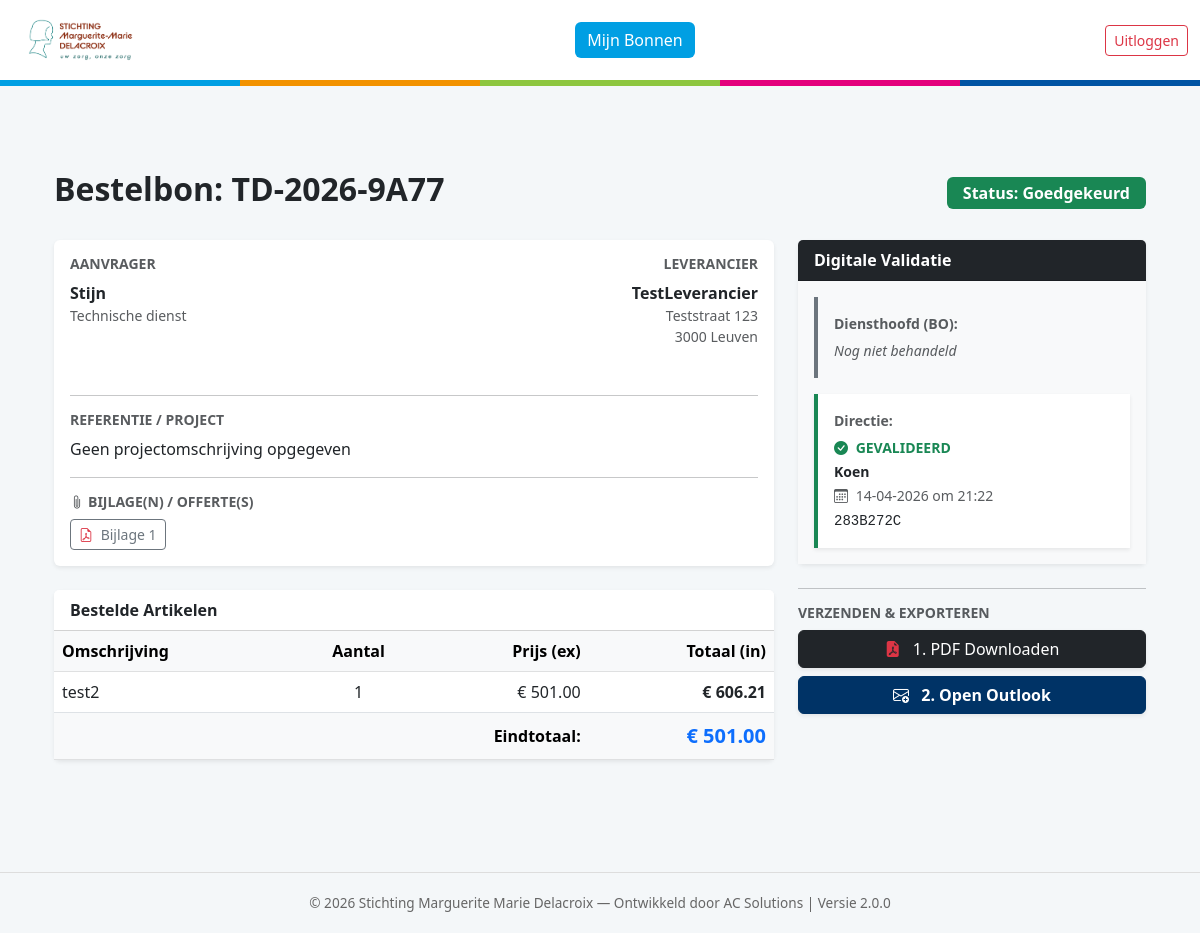
/order/2 (signed in), run on the app's committed database.
### models.py (models this page shows)
class Order(db.Model):
    id = db.Column(db.Integer, primary_key=True)
    order_number = db.Column(db.String(50), unique=True)
    created_at = db.Column(db.DateTime, default=datetime.utcnow)
    status = db.Column(db.String(30), default='Concept')
    reference = db.Column(db.String(200))
    total_amount = db.Column(db.Float, default=0.0)
    user_id = db.Column(db.Integer, db.ForeignKey('user.id'))
    supplier_id = db.Column(db.Integer, db.ForeignKey('supplier.id'))
    attachment_filename = db.Column(db.String(255))
    rejection_reason = db.Column(db.Text)
    notify_on_update = db.Column(db.Boolean, default=True)
    notification_type = db.Column(db.String(20), default='Final')
    bo_approval_code = db.Column(db.String(50))
    bo_approval_date = db.Column(db.DateTime)
    bo_name = db.Column(db.String(100))
    dir_approval_code = db.Column(db.String(50))
    dir_approval_date = db.Column(db.DateTime)
    dir_name = db.Column(db.String(100))
    supplier = db.relationship('Supplier', backref='orders', lazy=True)
    lines = db.relationship('OrderLine', backref='order', lazy=True)
    attachments = db.relationship('Attachment', backref='order', lazy=True)

class User(db.Model, UserMixin):
    id = db.Column(db.Integer, primary_key=True)
    username = db.Column(db.String(50), unique=True, nullable=False)
    email = db.Column(db.String(100), unique=True)
    password = db.Column(db.String(100), nullable=False)
    role = db.Column(db.String(20), nullable=False)
    department_id = db.Column(db.Integer, db.ForeignKey('department.id'))
    department_code = db.Column(db.String(5))
    is_active = db.Column(db.Boolean, default=True)
    min_attachment_limit = db.Column(db.Float, default=500.0)
    max_bo_limit = db.Column(db.Float, default=1000.0)
    auto_approve_limit = db.Column(db.Float, default=50.0)
    approver_id = db.Column(db.Integer, db.ForeignKey('user.id'))
    dark_mode = db.Column(db.Boolean, default=False)
    email_notification_freq = db.Column(db.String(20), default='Direct')
    digest_time = db.Column(db.String(5), default='08:00')
    orders = db.relationship('Order', backref='user', lazy=True)

class Department(db.Model):
    id = db.Column(db.Integer, primary_key=True)
    name = db.Column(db.String(100), nullable=False)
    code = db.Column(db.String(10), unique=True, nullable=False)
    director_id = db.Column(db.Integer, db.ForeignKey('user.id'))
    members = db.relationship('User', backref='department', lazy=True, foreign_keys='User.department_id')
    director = db.relationship('User', foreign_keys=[director_id])

class Supplier(db.Model):
    id = db.Column(db.Integer, primary_key=True)
    name = db.Column(db.String(100), unique=True, nullable=False)
    street = db.Column(db.String(100))
    house_number = db.Column(db.String(10))
    zip_code = db.Column(db.String(20))
    city = db.Column(db.String(100))
    country = db.Column(db.String(100), default="België")
    vat_number = db.Column(db.String(20))
    email = db.Column(db.String(120), nullable=True)

class Attachment(db.Model):
    id = db.Column(db.Integer, primary_key=True)
    order_id = db.Column(db.Integer, db.ForeignKey('order.id'))
    filename = db.Column(db.String(255))

class OrderLine(db.Model):
    id = db.Column(db.Integer, primary_key=True)
    order_id = db.Column(db.Integer, db.ForeignKey('order.id'))
    product_code = db.Column(db.String(50))
    description = db.Column(db.String(200))
    internal_note = db.Column(db.Text)
    quantity = db.Column(db.Integer)
    unit_price = db.Column(db.Float)
    tax_rate = db.Column(db.Float, default=21.0)

### app.py (the view)
@app.route('/order/<int:order_id>')
@login_required
def order_detail(order_id):
    return render_template('order_detail.html', order=Order.query.get_or_404(order_id))

### app.py (called while the page is built)
@login_manager.user_loader
def load_user(user_id):
    return User.query.get(int(user_id))

### templates/order_detail.html (shortened to what this page needs)
{% extends "base.html" %}
{% block content %}
<div class="container pb-5">
    <div class="d-flex justify-content-between align-items-center mb-4">
        <h2 class="fw-bold">Bestelbon: {{ order.order_number }}</h2>
        <span class="badge {% if order.status == 'Goedgekeurd' %}bg-success{% elif order.status == 'Afgewezen' %}bg-danger{% else %}bg-warning text-dark{% endif %} fs-6 px-3 py-2">
            Status: {{ order.status }}
        </span>
    </div>
    <div class="row">
        <div class="col-md-8">
            <div class="card shadow-sm mb-4 border-0">
                <div class="card-body">
                    <div class="row">
                        <div class="col-md-6 mb-3 text-start">
                            <h6 class="text-muted small fw-bold text-uppercase">Aanvrager</h6>
                            <p class="mb-0"><strong>{{ order.user.username }}</strong></p>
                            <p class="text-muted small">{{ order.user.department.name if order.user.department else 'Geen afdeling' }}</p>
                        </div>
                        <div class="col-md-6 mb-3 text-md-end">
                            <h6 class="text-muted small fw-bold text-uppercase">Leverancier</h6>
                            <p class="mb-0"><strong>{{ order.supplier.name }}</strong></p>
                            <p class="text-muted small mb-0">{{ order.supplier.street }} {{ order.supplier.house_number }}</p>
                            <p class="text-muted small">{{ order.supplier.zip_code }} {{ order.supplier.city }}</p>
                        </div>
                    </div>
                    <hr>
                    <h6 class="text-muted small fw-bold text-uppercase">Referentie / Project</h6>
                    <p class="mb-0">{{ order.reference or 'Geen projectomschrijving opgegeven' }}</p>
                    {% if order.attachments or order.attachment_filename %}
                    <hr>
                    <h6 class="text-muted small fw-bold text-uppercase"><i class="bi bi-paperclip me-1"></i>Bijlage(n) / Offerte(s)</h6>
                    <div class="d-flex flex-wrap gap-2 mt-1">
                        {% for att in order.attachments %}
                        <a href="{{ url_for('static', filename='uploads/' + att.filename) }}" target="_blank" class="btn btn-outline-secondary btn-sm">
                            <i class="bi bi-file-earmark-pdf text-danger me-1"></i> Bijlage {{ loop.index }}
                        </a>
                        {% endfor %}
                    </div>
                    {% endif %}
                </div>
            </div>
            <div class="card shadow-sm border-0">
                <div class="card-header bg-white fw-bold">Bestelde Artikelen</div>
                <div class="card-body p-0">
                    <div class="table-responsive">
                        <table class="table mb-0">
                            <thead class="table-light">
                                <tr><th>Omschrijving</th><th class="text-center">Aantal</th><th class="text-end">Prijs (ex)</th><th class="text-end">Totaal (in)</th></tr>
                            </thead>
                            <tbody>
                                {% for line in order.lines %}
                                <tr>
                                    <td>
                                        {{ line.description }}
                                    </td>
                                    <td class="text-center align-middle">{{ line.quantity }}</td>
                                    <td class="text-end align-middle">€ {{ "%.2f"|format(line.unit_price) }}</td>
                                    <td class="text-end fw-bold align-middle">€ {{ "%.2f"|format((line.quantity * line.unit_price) * (1 + line.tax_rate/100)) }}</td>
                                </tr>
                                {% endfor %}
                            </tbody>
                            <tfoot class="table-light">
                                <tr><td colspan="3" class="text-end fw-bold">Eindtotaal:</td><td class="text-end fw-bold text-primary fs-5">€ {{ "%.2f"|format(order.total_amount) }}</td></tr>
                            </tfoot>
                        </table>
                    </div>
                </div>
            </div>
        </div>
        <div class="col-md-4">
            <div class="card shadow-sm mb-4 border-0">
                <div class="card-header bg-dark text-white fw-bold">Digitale Validatie</div>
                <div class="card-body bg-light">
                    <div class="mb-3 p-3 border-start border-4 {% if order.bo_approval_code == 'AFGEWEZEN' %}border-danger bg-white shadow-sm{% elif order.bo_approval_code %}border-success bg-white shadow-sm{% else %}border-secondary{% endif %}">
                        <small class="text-muted d-block small fw-bold mb-1">Diensthoofd (BO):</small>
                        {% if order.bo_approval_code == 'AFGEWEZEN' %}
                            <strong class="text-danger small"><i class="bi bi-x-circle-fill me-1"></i> AFGEWEZEN</strong><br>
                            <span class="small fw-bold">{{ order.bo_name }}</span><br>
                            <span class="small text-muted"><i class="bi bi-calendar3 me-1"></i> {{ order.bo_approval_date.strftime('%d-%m-%Y om %H:%M') }}</span>
                        {% else %}
                            <span class="text-muted small fst-italic">Nog niet behandeld</span>
                        {% endif %}
                    </div>
                    <div class="p-3 border-start border-4 {% if order.dir_approval_code == 'AFGEWEZEN' %}border-danger bg-white shadow-sm{% elif order.dir_approval_code %}border-success bg-white shadow-sm{% else %}border-secondary{% endif %}">
                        <small class="text-muted d-block small fw-bold mb-1">Directie:</small>
                        {% if order.dir_approval_code == 'AFGEWEZEN' %}
                            <strong class="text-danger small"><i class="bi bi-x-circle-fill me-1"></i> AFGEWEZEN</strong><br>
                            <span class="small fw-bold">{{ order.dir_name }}</span><br>
                            <span class="small text-muted"><i class="bi bi-calendar3 me-1"></i> {{ order.dir_approval_date.strftime('%d-%m-%Y om %H:%M') }}</span>
                        {% elif order.dir_approval_code %}
                            <strong class="text-success small"><i class="bi bi-check-circle-fill me-1"></i> GEVALIDEERD</strong><br>
                            <span class="small fw-bold">{{ order.dir_name }}</span><br>
                            <span class="small text-muted"><i class="bi bi-calendar3 me-1"></i> {{ order.dir_approval_date.strftime('%d-%m-%Y om %H:%M') }}</span><br>
                            <code class="text-dark extra-small mt-1 d-block">{{ order.dir_approval_code }}</code>
                        {% else %}
                            <span class="text-muted small fst-italic">Nog niet behandeld</span>
                        {% endif %}
                    </div>
                </div>
            </div>
            <hr class="mt-4 mb-3">
            <h6 class="text-muted small fw-bold text-uppercase">Verzenden & Exporteren</h6>
            {% if order.status == 'Goedgekeurd' %}
                <div class="d-grid gap-2">
                    <a href="{{ url_for('order_pdf', order_id=order.id) }}" target="_blank" class="btn btn-dark shadow-sm">
                        <i class="bi bi-file-earmark-pdf-fill text-danger me-2"></i> 1. PDF Downloaden
                    </a>
                    <a href="mailto:{{ order.supplier.email if order.supplier.email else '' }}?subject=Bestelbon {{ order.order_number }} - Stichting M.M. Delacroix&body=Beste {{ order.supplier.name }},%0D%0A%0D%0AHierbij plaatsen wij graag een bestelling conform de bijgevoegde bestelbon met referentie {{ order.order_number }}.%0D%0A%0D%0AMet vriendelijke groeten,%0D%0A{{ current_user.username }}%0D%0AStichting M.M. Delacroix"
                       class="btn btn-primary fw-bold shadow-sm"
                       {% if not order.supplier.email %}onclick="alert('Let op: Er is geen e-mailadres bekend van deze leverancier. Je moet het adres straks zelf nog even invullen in Outlook.');"{% endif %}>
                        <i class="bi bi-envelope-plus me-2"></i> 2. Open Outlook
                    </a>
                </div>
            {% endif %}
        </div>
    </div>
</div>
{% endblock %}

### static/style.css (style rules this page uses)
html, body { height: 100%; margin: 0; }
body { background-color: #f4f7f9; font-family: 'Segoe UI', Roboto, Helvetica, Arial, sans-serif; display: flex; flex-direction: column; min-height: 100vh; padding-top: 106px; }
.container { margin-top: 20px; }
.btn-primary { background-color: #003366 !important; border-color: #003366 !important; color: white !important; font-weight: 600; }

### data on the page
Order: order_number "TD-2026-9A77", status "Goedgekeurd", reference "Geen projectomschrijving opgegeven", total_amount "501.00", dir_name "Koen", dir_approval_date "14-04-2026 om 21:22", dir_approval_code "283B272C"
User: user.username "Stijn"
Department: user.department "Technische dienst"
Supplier: supplier.name "TestLeverancier", supplier.street "Teststraat", supplier.house_number "123", supplier.zip_code "3000", supplier.city "Leuven"
OrderLine: description "test2", quantity "1", unit_price "501.00", (line.quantity*line.unit_price)*(1+line.tax_rate/100) "606.21"
